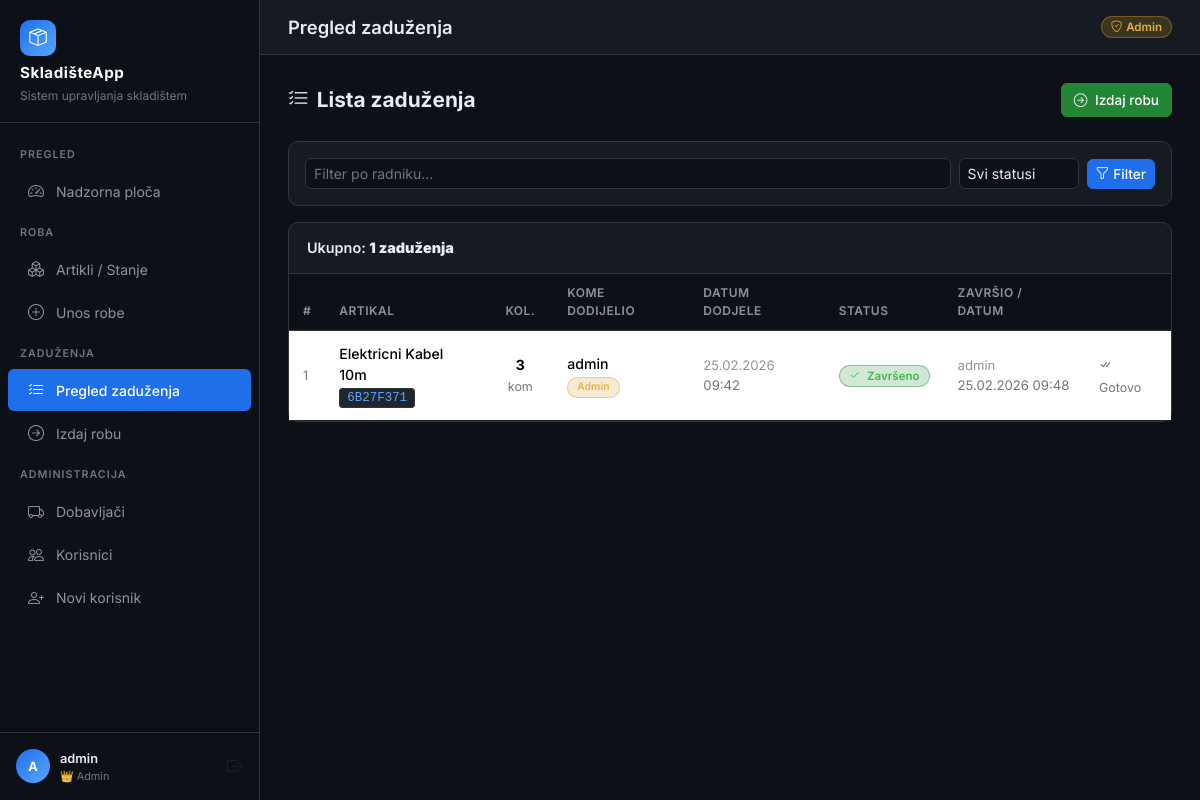
The page /zaduzenja/ (signed in) on the database its author committed.
### core/models.py (models this page shows, shortened)
class User(AbstractBaseUser, PermissionsMixin):
    ROLE_CHOICES = [
        ('ADMIN', 'Admin'),
        ('RADNIK', 'Radnik'),
    ]
    username = models.CharField(max_length=150, unique=True, verbose_name='Korisničko ime')
    role = models.CharField(max_length=10, choices=ROLE_CHOICES, default='RADNIK', verbose_name='Uloga')
    is_active = models.BooleanField(default=True)
    is_staff = models.BooleanField(default=False)
    date_joined = models.DateTimeField(auto_now_add=True)
    USERNAME_FIELD = 'username'
    REQUIRED_FIELDS = []
    objects = UserManager()
    class Meta:
        verbose_name = 'Korisnik'
        verbose_name_plural = 'Korisnici'
    @property
    def is_admin(self):
        return self.role == 'ADMIN'

class Zaduzenje(models.Model):
    STATUS_CHOICES = [
        ('DODIJELJENO', 'Dodijeljeno'),
        ('ZAVRSENO', 'Završeno'),
    ]
    artikal = models.ForeignKey(Artikal, on_delete=models.CASCADE, related_name='zaduzenja', verbose_name='Artikal')
    kome_izdato = models.ForeignKey(User, on_delete=models.CASCADE, related_name='zaduzenja', verbose_name='Kome izdato')
    kolicina = models.PositiveIntegerField(verbose_name='Količina')
    datum_dodjele = models.DateTimeField(auto_now_add=True, verbose_name='Datum dodjele')
    status = models.CharField(max_length=15, choices=STATUS_CHOICES, default='DODIJELJENO', verbose_name='Status')
    zavrsio = models.ForeignKey(User, on_delete=models.SET_NULL, null=True, blank=True, related_name='zavrsena_zaduzenja', verbose_name='Završio')
    datum_zavrsetka = models.DateTimeField(null=True, blank=True, verbose_name='Datum završetka')
    class Meta:
        verbose_name = 'Zaduženje'
        verbose_name_plural = 'Zaduženja'
        ordering = ['-datum_dodjele']

class Artikal(models.Model):
    random_broj = models.CharField(max_length=20, unique=True, default=generate_random_broj, editable=False, verbose_name='Broj artikla')
    sifra_artikla = models.CharField(max_length=100, verbose_name='Šifra artikla')
    naziv_artikla = models.CharField(max_length=255, verbose_name='Naziv artikla')
    kolicina = models.PositiveIntegerField(default=0, verbose_name='Količina')
    cijena = models.DecimalField(max_digits=10, decimal_places=2, null=True, blank=True, verbose_name='Cijena (KM)')
    supplier = models.ForeignKey(
        Supplier, on_delete=models.SET_NULL, null=True, blank=True,
        related_name='artikli', verbose_name='Dobavljač'
    )
    datum_unosa = models.DateTimeField(auto_now_add=True, verbose_name='Datum unosa')
    unio = models.ForeignKey(User, on_delete=models.SET_NULL, null=True, related_name='uneseni_artikli', verbose_name='Unio')
    class Meta:
        verbose_name = 'Artikal'
        verbose_name_plural = 'Artikli'
        ordering = ['-datum_unosa']

### core/views.py (the view)
# urls.py: path('zaduzenja/', views.zaduzenja_lista, name='zaduzenja_lista'),
@login_required
def zaduzenja_lista(request):
    status_filter = request.GET.get('status', '')
    radnik_filter = request.GET.get('radnik', '')
    zaduzenja = Zaduzenje.objects.select_related('artikal', 'kome_izdato', 'zavrsio').order_by('-datum_dodjele')
    if status_filter:
        zaduzenja = zaduzenja.filter(status=status_filter)
    if radnik_filter:
        zaduzenja = zaduzenja.filter(kome_izdato__username__icontains=radnik_filter)
    radnici = User.objects.filter(is_active=True).order_by('username')
    return render(request, 'zaduzenja/lista.html', {
        'zaduzenja': zaduzenja,
        'status_filter': status_filter,
        'radnik_filter': radnik_filter,
        'radnici': radnici,
    })

### templates/zaduzenja/lista.html (shortened to what this page needs)
{% extends 'base.html' %}
{% block page_title %}Pregled zaduženja{% endblock %}
{% block content %}
<div class="page-header">
    <h2><i class="bi bi-list-check me-2"></i>Lista zaduženja</h2>
    <a href="{% url 'zaduzenje_novo' %}" class="btn btn-success">
        <i class="bi bi-arrow-right-circle me-1"></i> Izdaj robu
    </a>
</div>
<div class="card mb-3">
    <div class="card-body py-3">
        <form method="get" class="d-flex gap-2 flex-wrap align-items-center">
            <div style="flex:1; min-width:180px;">
                <input type="text" name="radnik" value="{{ radnik_filter }}" class="form-control form-control-sm"
                    placeholder="Filter po radniku...">
            </div>
            <div>
                <select name="status" class="form-select form-select-sm">
                    <option value="">Svi statusi</option>
                </select>
            </div>
            <button type="submit" class="btn btn-primary btn-sm">
                <i class="bi bi-funnel me-1"></i>Filter
            </button>
        </form>
    </div>
</div>
<div class="card">
    <div class="card-header">
        Ukupno: <strong>{{ zaduzenja.count }} zaduženja</strong>
    </div>
    {% if zaduzenja %}
    <div style="overflow-x:auto;">
        <table class="table table-borderless mb-0">
            <thead>
                <tr>
                    <th>#</th>
                    <th>Artikal</th>
                    <th class="text-center">Kol.</th>
                    <th>Kome dodijelio</th>
                    <th>Datum dodjele</th>
                    <th>Status</th>
                    <th>Završio / Datum</th>
                    <th></th>
                </tr>
            </thead>
            <tbody>
                {% for z in zaduzenja %}
                <tr>
                    <td style="color:#6e7681; font-size:0.8rem">{{ z.id }}</td>
                    <td>
                        <div style="font-weight:500; font-size:0.88rem;">{{ z.artikal.naziv_artikla }}</div>
                        <span class="code-badge">{{ z.artikal.random_broj }}</span>
                    </td>
                    <td class="text-center">
                        <strong>{{ z.kolicina }}</strong>
                        <span style="color:#6e7681; font-size:0.78rem;"> kom</span>
                    </td>
                    <td>
                        <div style="font-weight:500; font-size:0.88rem;">{{ z.kome_izdato.username }}</div>
                        <span
                            class="badge {% if z.kome_izdato.role == 'ADMIN' %}badge-admin{% else %}badge-radnik{% endif %}"
                            style="font-size:0.65rem;">
                            {{ z.kome_izdato.get_role_display }}
                        </span>
                    </td>
                    <td style="color:#8b949e; font-size:0.82rem;">
                        {{ z.datum_dodjele|date:"d.m.Y" }}<br>
                        <span style="color:#6e7681;">{{ z.datum_dodjele|date:"H:i" }}</span>
                    </td>
                    <td>
                        <span
                            class="badge {% if z.status == 'DODIJELJENO' %}badge-dodijeljeno{% else %}badge-zavrseno{% endif %}">
                            {% if z.status == 'DODIJELJENO' %}
                            <i class="bi bi-clock me-1"></i>
                            {% else %}
                            <i class="bi bi-check2 me-1"></i>
                            {% endif %}
                            {{ z.get_status_display }}
                        </span>
                    </td>
                    <td style="color:#8b949e; font-size:0.82rem;">
                        {% if z.zavrsio %}
                        {{ z.zavrsio.username }}<br>
                        <span style="color:#6e7681;">{{ z.datum_zavrsetka|date:"d.m.Y H:i" }}</span>
                        {% else %}—{% endif %}
                    </td>
                    <td>
                        {% if z.status == 'DODIJELJENO' %}
                        <form method="post" action="{% url 'zaduzenje_zavrsi' z.pk %}">
                            {% csrf_token %}
                            <button type="submit" class="btn btn-sm btn-success py-1 px-2" style="font-size:0.75rem;"
                                onclick="return confirm('Označiti kao završeno?')">
                                <i class="bi bi-check2-square me-1"></i>Završi
                            </button>
                        </form>
                        {% else %}
                        <span style="color:#6e7681; font-size:0.78rem;"><i class="bi bi-check-all"></i> Gotovo</span>
                        {% endif %}
                    </td>
                </tr>
                {% endfor %}
            </tbody>
        </table>
    </div>
    {% endif %}
</div>
{% endblock %}

### templates/base.html (shortened to what this page needs)
<!DOCTYPE html>
<html lang="bs">
<head>
    <link href="https://cdn.jsdelivr.net/npm/bootstrap@5.3.2/dist/css/bootstrap.min.css" rel="stylesheet">
    <link href="https://cdn.jsdelivr.net/npm/bootstrap-icons@1.11.3/font/bootstrap-icons.css" rel="stylesheet">
</head>
<body>
    {% if user.is_authenticated %}
    <aside class="sidebar" id="sidebar">
        <div class="sidebar-brand">
            <div class="brand-icon">
                <i class="bi bi-box-seam text-white" style="font-size:1.1rem"></i>
            </div>
            <h5>SkladišteApp</h5>
            <small>Sistem upravljanja skladištem</small>
        </div>
        <nav class="sidebar-nav">
            <div class="nav-section-title">Pregled</div>
            <a href="{% url 'dashboard' %}"
                class="nav-link {% if request.resolver_match.url_name == 'dashboard' %}active{% endif %}">
                <i class="bi bi-speedometer2"></i> Nadzorna ploča
            </a>
            <div class="nav-section-title">Roba</div>
            <a href="{% url 'artikli_lista' %}"
                class="nav-link {% if 'artikli' in request.resolver_match.url_name %}active{% endif %}">
                <i class="bi bi-boxes"></i> Artikli / Stanje
            </a>
            <a href="{% url 'artikal_unos' %}"
                class="nav-link {% if request.resolver_match.url_name == 'artikal_unos' %}active{% endif %}">
                <i class="bi bi-plus-circle"></i> Unos robe
            </a>
            <div class="nav-section-title">Zaduženja</div>
            <a href="{% url 'zaduzenja_lista' %}"
                class="nav-link {% if request.resolver_match.url_name == 'zaduzenja_lista' %}active{% endif %}">
                <i class="bi bi-list-check"></i> Pregled zaduženja
            </a>
            <a href="{% url 'zaduzenje_novo' %}"
                class="nav-link {% if request.resolver_match.url_name == 'zaduzenje_novo' %}active{% endif %}">
                <i class="bi bi-arrow-right-circle"></i> Izdaj robu
            </a>
            {% if user.is_admin %}
            <div class="nav-section-title">Administracija</div>
            <a href="{% url 'dobavljaci_lista' %}"
                class="nav-link {% if 'dobavljac' in request.resolver_match.url_name %}active{% endif %}">
                <i class="bi bi-truck"></i> Dobavljači
            </a>
            <a href="{% url 'korisnici_lista' %}"
                class="nav-link {% if 'korisnici' in request.resolver_match.url_name %}active{% endif %}">
                <i class="bi bi-people"></i> Korisnici
            </a>
            <a href="{% url 'korisnik_novi' %}"
                class="nav-link {% if request.resolver_match.url_name == 'korisnik_novi' %}active{% endif %}">
                <i class="bi bi-person-plus"></i> Novi korisnik
            </a>
            {% endif %}
        </nav>
        <div class="sidebar-footer">
            <div class="user-card">
                <div class="user-avatar {% if user.is_admin %}avatar-admin{% else %}avatar-radnik{% endif %}">
                    {{ user.username|first|upper }}
                </div>
                <div class="user-info">
                    <div class="name">{{ user.username }}</div>
                    <div class="role-badge">
                        {% if user.is_admin %}👑 Admin{% else %}👷 Radnik{% endif %}
                    </div>
                </div>
                <a href="{% url 'logout' %}" class="text-muted ms-1" title="Odjava"
                    style="text-decoration:none; font-size:1rem;">
                    <i class="bi bi-box-arrow-right"></i>
                </a>
            </div>
        </div>
    </aside>
    <div class="main-content">
        <div class="topbar">
            <div class="d-flex align-items-center gap-3">
                <h1>{% block page_title %}Nadzorna ploča{% endblock %}</h1>
            </div>
            <div class="d-flex align-items-center gap-2">
                <span class="badge {% if user.is_admin %}badge-admin{% else %}badge-radnik{% endif %}">
                    {% if user.is_admin %}<i class="bi bi-shield-check me-1"></i>Admin{% else %}<i
                        class="bi bi-person-badge me-1"></i>Radnik{% endif %}
                </span>
            </div>
        </div>
        <div class="page-content">
            {% block content %}{% endblock %}
        </div>
    </div>
    {% endif %}
</body>
</html>

### rows shown on the page
User: username|first "A", username "admin"
Zaduzenje: id "1", artikal.naziv_artikla "Elektricni Kabel 10m", artikal.random_broj "6B27F371", kolicina "3", kome_izdato.username "admin", kome_izdato.role "Admin", datum_dodjele "25.02.2026", datum_dodjele "09:42", status "Završeno", zavrsio.username "admin", datum_zavrsetka "25.02.2026 09:48", shows "Gotovo"

### other values the page prints
{{ zaduzenja.count }} "1"
